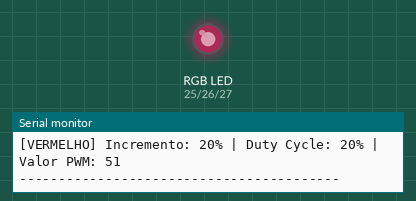
This sketch was run on a simulated ESP32. Parts: an RGB LED mixed from three pins (HIGH = lit), the last lines printed to the serial monitor. Dim RGB values are drawn brighter than linear.

Above: at 0.35 s.
At 0.85 s:
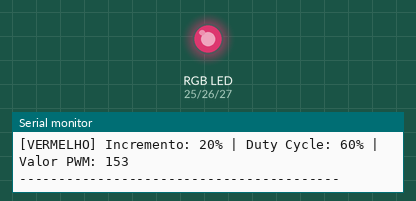
At 1.35 s:
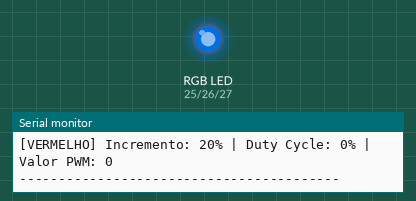
At 2.4 s:
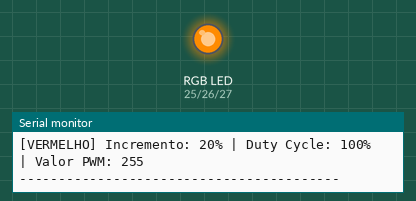
At 3.45 s:
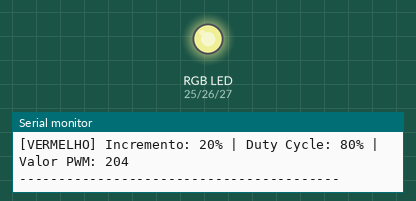
At 4.5 s:
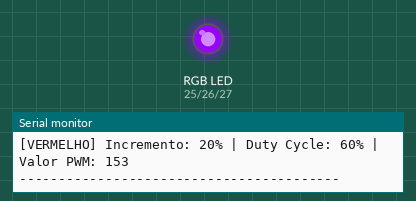
Timing chart, 0 to 5.8 s (numbered marks = the images above):
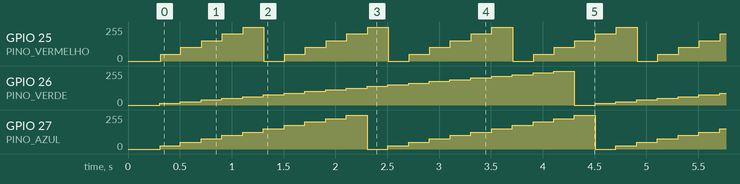

The sketch:

sketch.ino
```cpp
/*
 Giovanni Costa de Almeida - 15004579
 Entrega 3 - Parte 1
 */

const int PINO_VERMELHO = 25; //aqui definino os pinos dos leds
const int PINO_VERDE = 26;
const int PINO_AZUL = 27;

const int FREQUENCIA_PWM = 5000;   // 5 kHz
const int RESOLUCAO_PWM = 8;       // 8 bits
const int VALOR_MAX_PWM = 255;

// Incrementos do duty cycle, escolhi esses valores pra todos ficarem em zero em algum momento, ai o led apaga
const int PASSO_VERDE = 5;
const int PASSO_AZUL = 10;
const int PASSO_VERMELHO = 20;

// Duty cycle atual de cada cor, começa zerad obviamente
int dutyVermelho = 0;
int dutyVerde = 0;
int dutyAzul = 0;

unsigned long ultimoTempo = 0;
const unsigned long INTERVALO_ATUALIZACAO = 200; // ms

// Converte porcentagem para valor PWM (0 a 255)
int porcentagemParaPWM(int porcentagem) {
  return (int)((porcentagem / 100.0) * VALOR_MAX_PWM);
}

// Atualiza o duty cycle de um canal
void atualizarCanal(int pino, int &dutyAtual, int incremento, const char *cor) {

  dutyAtual += incremento;

  if (dutyAtual > 100) {
    dutyAtual = 0;
  }

  int valorPWM = porcentagemParaPWM(dutyAtual);

  ledcWrite(pino, valorPWM);

  Serial.print("[");
  Serial.print(cor);
  Serial.print("] Incremento: ");
  Serial.print(incremento);
  Serial.print("% | Duty Cycle: ");
  Serial.print(dutyAtual);
  Serial.print("% | Valor PWM: ");
  Serial.println(valorPWM);
}

void setup() {

  Serial.begin(115200);
  delay(300);

  Serial.println("Projeto 3 - Parte 1 ");
  Serial.println("Controle PWM de LED RGB");
  Serial.println("Frequencia: 5 kHz");
  Serial.println("Resolucao: 8 bits");
  Serial.println("-----------------------------------------");

  ledcAttach(PINO_VERMELHO, FREQUENCIA_PWM, RESOLUCAO_PWM);
  ledcAttach(PINO_VERDE, FREQUENCIA_PWM, RESOLUCAO_PWM);
  ledcAttach(PINO_AZUL, FREQUENCIA_PWM, RESOLUCAO_PWM);
}

void loop() {

  unsigned long tempoAtual = millis();

  if (tempoAtual - ultimoTempo >= INTERVALO_ATUALIZACAO) {

    ultimoTempo = tempoAtual;

    atualizarCanal(PINO_VERDE, dutyVerde, PASSO_VERDE, "VERDE");
    atualizarCanal(PINO_AZUL, dutyAzul, PASSO_AZUL, "AZUL");
    atualizarCanal(PINO_VERMELHO, dutyVermelho, PASSO_VERMELHO, "VERMELHO");

    Serial.println("-----------------------------------------");
  }
}
```

Measured:
- by itself, GPIO 25 (PINO_VERMELHO): repeats every 1.2 s: 102/255 0.20 s, 152/255 0.20 s, 203/255 0.20 s, 255/255 0.20 s, 0/255 0.20 s, 51/255 0.20 s
- by itself, GPIO 26 (PINO_VERDE): ramps from 0/255 to 255/255 and jumps back, once every 4.2 s
- by itself, GPIO 27 (PINO_AZUL): repeats every 2.2 s: 51/255 0.20 s, 76/255 0.20 s, 102/255 0.20 s, 127/255 0.20 s, 152/255 0.20 s, 177/255 0.20 s, 203/255 0.20 s, 228/255 0.20 s, 255/255 0.20 s, 0/255 0.20 s, 25/255 0.20 s
